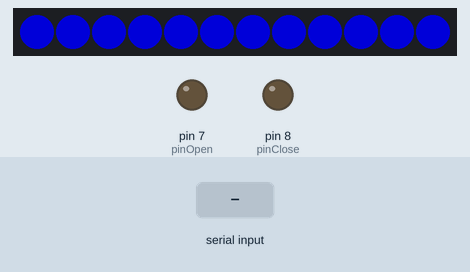
This sketch was run on a simulated Arduino Uno, built with avr-gcc and run on an emulated ATmega328P. Shown: 12 RGB LEDs in strip order, left to right, output pins drawn as LEDs (lit = HIGH). The test bench sets the inputs (shaded band). Dim RGB values are drawn brighter than linear.

Above: at 1.27 s.
1.3 s: "4\n" received over Serial
At 3.1 s:
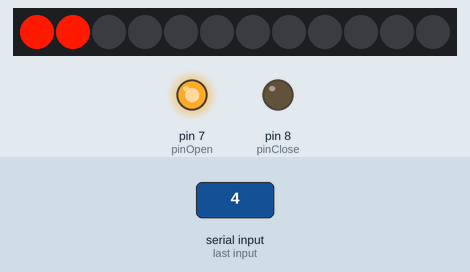
At 11.3 s:
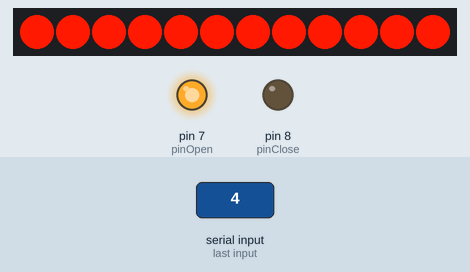
Timing chart, 0 to 12.9 s (numbered marks = the images above; inputs shaded):
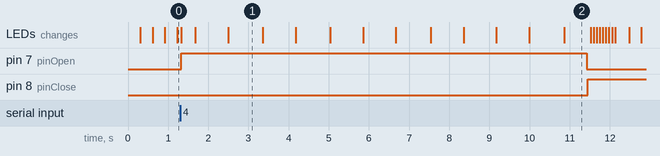

The sketch:

robot.ino
```cpp
#include <Adafruit_NeoPixel.h>

Adafruit_NeoPixel strip;

float GetTimeSeconds()
{
    return (float(millis()) / 1000.0f);
}

namespace Lights
{
    namespace Color
    {
        float idle[3] = {0, 0, 255};
        float pmiShot[3] = {255, 25, 0};
        float success[3] = {0, 255, 0};
        float fail[3] = {255, 0, 0};
    }

    int pin = 9;
    int lightCount = 12;

    float pulsePercent = 0.0f;
    float pulseSpeed = 0.005f;
    bool reversePulse = false;

    bool isLoading = false;
    float timeStartLoading = 0.0f;
    float loadingTime = 1.0f;

    void SetAll(uint16_t r, uint16_t g, uint16_t b)
    {
        for(uint16_t i = 0; i < strip.numPixels(); i++)
        {
            strip.setPixelColor(i, strip.Color(r, g, b));
        }
        strip.show();
    }

    void DisableAll()
    {
        SetAll(0,0,0);
    }

    void Setup()
    {
        strip = Adafruit_NeoPixel(lightCount, pin, NEO_GRB + NEO_KHZ800);
        strip.begin();
        DisableAll();
    }

    void Blink(int repeat, float timeDelay, uint16_t r, uint16_t g, uint16_t b)
    {
        for (uint16_t i = 0; i < repeat; i++)
        {
            SetAll(r, g, b);
            delay(timeDelay);
            DisableAll();
            delay(timeDelay);
        }
    }

    void Progress(float duration, int r, int g, int b)
    {
        DisableAll();

        float startTime = GetTimeSeconds();
        float timePassed = 0.0f;

        while (timePassed < duration)
        {
            timePassed = GetTimeSeconds() - startTime;
            float percent = timePassed / duration;

            for (uint16_t i = 0; i < int(Lights::lightCount * (percent + 0.05f)); i++)
            {
                strip.setPixelColor(i, strip.Color(r, g, b));
            }
            strip.show();
            delay(50);
        }
    }

    void ResetIdle()
    {
        reversePulse = false;
        pulsePercent = 0.0;
    }

    void ThinkIdle()
    {
        if (reversePulse) { pulsePercent -= pulseSpeed; }
        else { pulsePercent += pulseSpeed; }

        if (pulsePercent < 0.0f)
        {
            pulsePercent = 0.0f;
            reversePulse = false;
        }
        else if (pulsePercent > 1.0f)
        {
            pulsePercent = 1.0f;
            reversePulse = true;
        }

        SetAll(int(Color::idle[0] * pulsePercent), int(Color::idle[1] * pulsePercent), int(Color::idle[2] * pulsePercent));
    }

    void ThinkLoading(float duration, int r, int g, int b)
    {
        DisableAll();
        float currentTime = GetTimeSeconds();
        float timePassed = currentTime - timeStartLoading;

        float percent = timePassed / duration;
        if (percent > 1.0)
        {
            percent = 1;
            timeStartLoading = GetTimeSeconds();
        }

        strip.setPixelColor(int(Lights::lightCount * percent), strip.Color(r, g, b));
        strip.show();
    }
}

namespace Actuator
{
    int pinOpen = 7;
    int pinClose = 8;

    void Setup()
    {
        pinMode(pinOpen, OUTPUT);
        pinMode(pinClose, OUTPUT);

        digitalWrite(pinOpen, false);
        digitalWrite(pinClose, false);
    }

    void Activate()
    {
        digitalWrite(pinClose, false);
        delay(20);
        digitalWrite(pinOpen, true);
    }

    void Deactivate()
    {
        digitalWrite(pinOpen, false);
        delay(20);
        digitalWrite(pinClose, true);
    }
}

namespace PMI
{
    float ShootingTime = 10.0f;

    void StartShooting()
    {
        Actuator::Activate();
        Lights::Progress(ShootingTime, Lights::Color::pmiShot[0], Lights::Color::pmiShot[1], Lights::Color::pmiShot[2]);
        Actuator::Deactivate();
        Lights::Blink(5, 75, Lights::Color::pmiShot[0], Lights::Color::pmiShot[1], Lights::Color::pmiShot[2]);
    }
}

void setup()
{
    Serial.begin(115200);
    Serial.setTimeout(1);

    Lights::Setup();
    Actuator::Setup();
}

void loop()
{
    if (Serial.available() > 0)
    {
        int data = Serial.readString().toInt();

        switch (data)
        {
            // General Flash
            case 1: { Lights::Blink(5, 75, Lights::Color::idle[0], Lights::Color::idle[1], Lights::Color::idle[2]); break; }
            // Start Loading
            case 2: { Lights::isLoading = true; break; }
            // Stop Loading
            case 3: { Lights::isLoading = false; break; }
            // PMI Start Shooting
            case 4: { PMI::StartShooting(); break; }
            // PMI Success
            case 5: { Lights::Blink(5, 75, Lights::Color::success[0], Lights::Color::success[1], Lights::Color::success[2]); break; }
            // PMI Fail
            case 6: { Lights::Blink(5, 75, Lights::Color::fail[0], Lights::Color::fail[1], Lights::Color::fail[2]); break; }
            default: { break; }
        }
        Lights::ResetIdle();
    }

    if (Lights::isLoading)
    {
        Lights::ThinkLoading(Lights::loadingTime, Lights::Color::idle[0], Lights::Color::idle[1], Lights::Color::idle[2]);
    }
    else {
        Lights::ThinkIdle();
    }
    delay(10);
}
```

Measured:
- after the input at 1.3 s, pin 7 (pinOpen): LOW → HIGH at once, → LOW 10.1 s later; pin 8 (pinClose): LOW → HIGH after 10.1 s; the LEDs: first change at once (image 1 shows a later state)
- what the display in image 1 shows lasts 0.9 s, from 2.5 s to 3.4 s
- what the display in image 2 shows lasts 0.6 s, from 10.9 s to 11.5 s
